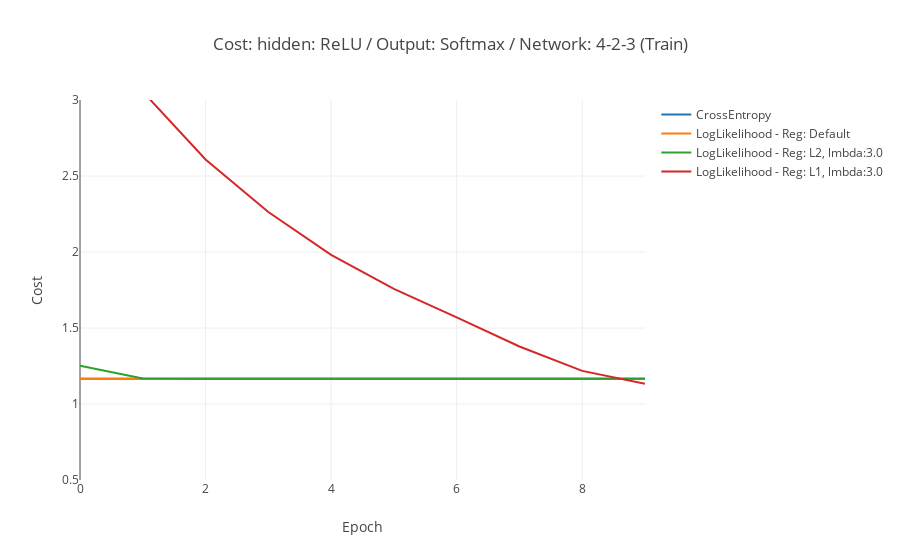

The code cell stored with this chart in its notebook:
### Code cell
#Set up plotly data
trace0 = go.Scatter(
    x = epoch_lst,
    y = training_cost3,
    mode = 'lines',
    name = 'CrossEntropy'
)

trace1 = go.Scatter(
    x = epoch_lst,
    y = training_cost4,
    mode = 'lines',
    name = 'LogLikelihood - Reg: Default'
)

trace2 = go.Scatter(
    x = epoch_lst,
    y = training_cost7,
    mode = 'lines',
    name = 'LogLikelihood - Reg: L2, lmbda:3.0'
)

trace3 = go.Scatter(
    x = epoch_lst,
    y = training_cost8,
    mode = 'lines',
    name = 'LogLikelihood - Reg: L1, lmbda:3.0'
)

data = [trace0, trace1, trace2, trace3]

# Edit the layout
layout = dict(title = 'Cost: hidden: ReLU / Output: Softmax / Network: 4-2-3 (Train)',
              xaxis = dict(title = 'Epoch'),
              yaxis = dict(title = 'Cost', range=[0.5,3]),
              )

#Plot 
fig = go.Figure(data=data, layout=layout)
iplot(fig)

### Figure 1 — Plotly figure (JSON) as saved in the notebook; plotly's stock layout.template omitted (floating-point values rounded to 4 significant figures)
{"data": [{"mode": "lines", "name": "CrossEntropy", "type": "scatter", "uid": "62e757b8-d347-11e8-b979-a820660c6deb", "x": [0, 1, 2, 3, 4, 5, 6, 7, 8, 9], "y": [1.167, 1.167, 1.167, 1.167, 1.167, 1.167, 1.167, 1.167, 1.167, 1.167]}, {"mode": "lines", "name": "LogLikelihood - Reg: Default", "type": "scatter", "uid": "62e75b78-d347-11e8-a798-a820660c6deb", "x": [0, 1, 2, 3, 4, 5, 6, 7, 8, 9], "y": [1.167, 1.167, 1.167, 1.167, 1.167, 1.167, 1.167, 1.167, 1.167, 1.167]}, {"mode": "lines", "name": "LogLikelihood - Reg: L2, lmbda:3.0", "type": "scatter", "uid": "62e75dba-d347-11e8-8007-a820660c6deb", "x": [0, 1, 2, 3, 4, 5, 6, 7, 8, 9], "y": [1.252, 1.167, 1.167, 1.167, 1.167, 1.167, 1.167, 1.167, 1.167, 1.167]}, {"mode": "lines", "name": "LogLikelihood - Reg: L1, lmbda:3.0", "type": "scatter", "uid": "62e75f74-d347-11e8-995f-a820660c6deb", "x": [0, 1, 2, 3, 4, 5, 6, 7, 8, 9], "y": [3.657, 3.055, 2.608, 2.263, 1.981, 1.757, 1.57, 1.378, 1.218, 1.133]}], "layout": {"title": "Cost: hidden: ReLU / Output: Softmax / Network: 4-2-3 (Train)", "xaxis": {"title": "Epoch"}, "yaxis": {"range": [0.5, 3], "title": "Cost"}}}
